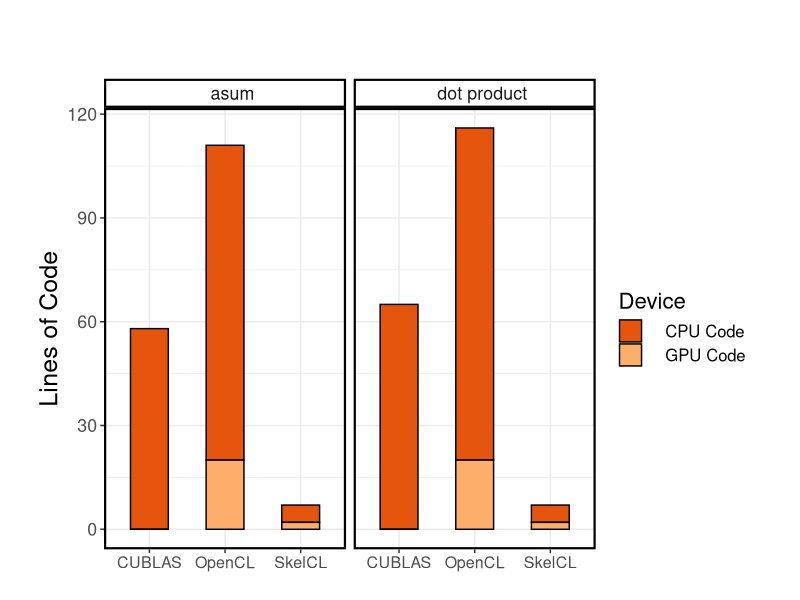
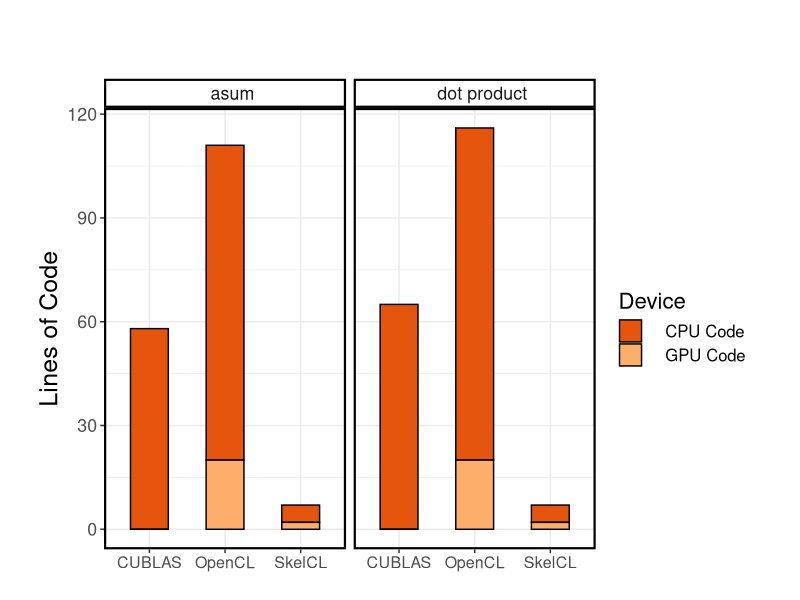

These charts were generated, in order, by the following R code:
require('ggplot2')

data <- read.table("loc.csv", header=TRUE, sep=",")

theme <- theme_bw() +
  theme(text = element_text(size = 16),
        axis.title = element_text(size = rel(1.125), vjust = 1),
        axis.text.x = element_text(size = rel(0.9)),
        legend.text = element_text(size = rel(0.75)),
        panel.border = element_rect(linetype = "solid", colour = "black", size = 1.5),
        plot.margin = unit(c(2,1.2,0,1), 'cm'),
        legend.position="right",
        strip.background = element_rect(colour = "black", fill = "white", size = 1.5))

labs <- labs(x = "", y = "Lines of Code")

# create plot
plot <- ggplot(na.omit(data), aes(x=Program, y=Lines, fill=Device)) +
  geom_bar(color="black", width=.5, stat = "identity") +
  scale_fill_manual(values=c("#e6550d", "#fdae6b")) +
  scale_x_discrete() +
  facet_grid(. ~ Benchmark) + theme + labs

# save plot to file
ggsave(file = "la_loc.pdf", width = 8, height = 4)

plot
